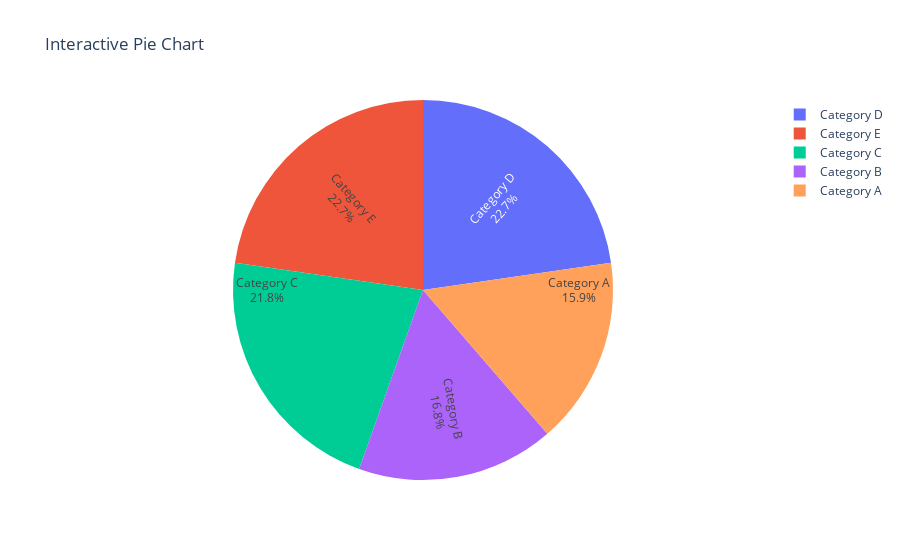

The code cell stored with this chart in its notebook:
### Code cell
np.random.seed(0)
categories = ['Category A', 'Category B', 'Category C', 'Category D', 'Category E']
values = np.random.randint(10, 100, size=len(categories))

df = pd.DataFrame({'Category': categories, 'Value': values})

fig = px.pie(df, names='Category', values='Value', title='Interactive Pie Chart', 
             labels={'Category': 'Category', 'Value': 'Value'})

fig.update_traces(textinfo='label+percent', insidetextorientation='radial')

fig.show()

### Figure 1 — Plotly figure (JSON) as saved in the notebook; plotly's stock layout.template omitted (floating-point values rounded to 4 significant figures)
{"data": [{"domain": {"x": [0, 1], "y": [0, 1]}, "hovertemplate": "Category=%{label}<br>Value=%{value}<extra></extra>", "insidetextorientation": "radial", "labels": ["Category A", "Category B", "Category C", "Category D", "Category E"], "legendgroup": "", "name": "", "showlegend": true, "textinfo": "label+percent", "type": "pie", "values": [54, 57, 74, 77, 77]}], "layout": {"autosize": true, "legend": {"tracegroupgap": 0}, "title": {"text": "Interactive Pie Chart"}}}
